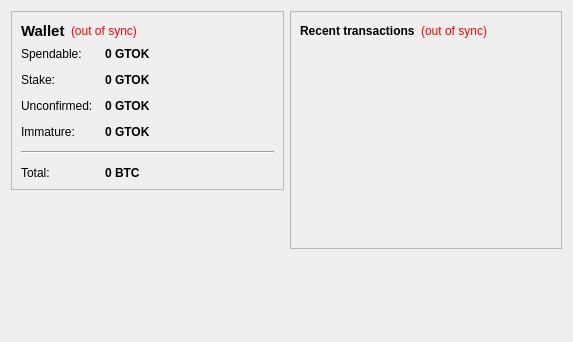
<?xml version="1.0" encoding="UTF-8"?>
<ui version="4.0">
 <class>OverviewPage</class>
 <widget class="QWidget" name="OverviewPage">
  <property name="geometry">
   <rect>
    <x>0</x>
    <y>0</y>
    <width>573</width>
    <height>342</height>
   </rect>
  </property>
  <property name="windowTitle">
   <string>Form</string>
  </property>
  <layout class="QHBoxLayout" name="horizontalLayout" stretch="1,1">
   <item>
    <layout class="QVBoxLayout" name="verticalLayout_2">
     <item>
      <widget class="QFrame" name="frame">
       <property name="frameShape">
        <enum>QFrame::StyledPanel</enum>
       </property>
       <property name="frameShadow">
        <enum>QFrame::Raised</enum>
       </property>
       <layout class="QVBoxLayout" name="verticalLayout_4">
        <item>
         <layout class="QHBoxLayout" name="horizontalLayout_4">
          <item>
           <widget class="QLabel" name="label_5">
            <property name="font">
             <font>
              <pointsize>11</pointsize>
              <weight>75</weight>
              <bold>true</bold>
             </font>
            </property>
            <property name="text">
             <string>Wallet</string>
            </property>
           </widget>
          </item>
          <item>
           <widget class="QLabel" name="labelWalletStatus">
            <property name="toolTip">
             <string>The displayed information may be out of date. Your wallet automatically synchronizes with the tokcoin network after a connection is established, but this process has not completed yet.</string>
            </property>
            <property name="styleSheet">
             <string notr="true">QLabel { color: red; }</string>
            </property>
            <property name="text">
             <string notr="true">(out of sync)</string>
            </property>
            <property name="alignment">
             <set>Qt::AlignLeading|Qt::AlignLeft|Qt::AlignVCenter</set>
            </property>
           </widget>
          </item>
          <item>
           <spacer name="horizontalSpacer_2">
            <property name="orientation">
             <enum>Qt::Horizontal</enum>
            </property>
            <property name="sizeHint" stdset="0">
             <size>
              <width>40</width>
              <height>20</height>
             </size>
            </property>
           </spacer>
          </item>
         </layout>
        </item>
        <item>
         <layout class="QFormLayout" name="formLayout_2">
          <property name="fieldGrowthPolicy">
           <enum>QFormLayout::AllNonFixedFieldsGrow</enum>
          </property>
          <property name="horizontalSpacing">
           <number>12</number>
          </property>
          <property name="verticalSpacing">
           <number>12</number>
          </property>
          <item row="0" column="0">
           <widget class="QLabel" name="label">
            <property name="text">
             <string>Spendable:</string>
            </property>
           </widget>
          </item>
          <item row="0" column="1">
           <widget class="QLabel" name="labelBalance">
            <property name="font">
             <font>
              <weight>75</weight>
              <bold>true</bold>
             </font>
            </property>
            <property name="cursor">
             <cursorShape>IBeamCursor</cursorShape>
            </property>
            <property name="toolTip">
             <string>Your current spendable balance</string>
            </property>
            <property name="text">
             <string notr="true">0 GTOK</string>
            </property>
            <property name="textInteractionFlags">
             <set>Qt::LinksAccessibleByMouse|Qt::TextSelectableByKeyboard|Qt::TextSelectableByMouse</set>
            </property>
           </widget>
          </item>
          <item row="1" column="0">
           <widget class="QLabel" name="label_6">
            <property name="text">
             <string>Stake:</string>
            </property>
           </widget>
          </item>
          <item row="1" column="1">
           <widget class="QLabel" name="labelStake">
            <property name="font">
             <font>
              <weight>75</weight>
              <bold>true</bold>
             </font>
            </property>
            <property name="cursor">
             <cursorShape>IBeamCursor</cursorShape>
            </property>
            <property name="toolTip">
             <string>Total of coins that was staked, and do not yet count toward the current balance</string>
            </property>
            <property name="text">
             <string notr="true">0 GTOK</string>
            </property>
            <property name="textInteractionFlags">
             <set>Qt::LinksAccessibleByMouse|Qt::TextSelectableByKeyboard|Qt::TextSelectableByMouse</set>
            </property>
           </widget>
          </item>
          <item row="2" column="0">
           <widget class="QLabel" name="label_3">
            <property name="text">
             <string>Unconfirmed:</string>
            </property>
           </widget>
          </item>
          <item row="2" column="1">
           <widget class="QLabel" name="labelUnconfirmed">
            <property name="font">
             <font>
              <weight>75</weight>
              <bold>true</bold>
             </font>
            </property>
            <property name="cursor">
             <cursorShape>IBeamCursor</cursorShape>
            </property>
            <property name="toolTip">
             <string>Total of transactions that have yet to be confirmed, and do not yet count toward the current balance</string>
            </property>
            <property name="text">
             <string notr="true">0 GTOK</string>
            </property>
            <property name="textInteractionFlags">
             <set>Qt::LinksAccessibleByMouse|Qt::TextSelectableByKeyboard|Qt::TextSelectableByMouse</set>
            </property>
           </widget>
          </item>
          <item row="3" column="0">
           <widget class="QLabel" name="labelImmatureText">
            <property name="text">
             <string>Immature:</string>
            </property>
           </widget>
          </item>
          <item row="3" column="1">
           <widget class="QLabel" name="labelImmature">
            <property name="font">
             <font>
              <weight>75</weight>
              <bold>true</bold>
             </font>
            </property>
            <property name="toolTip">
             <string>Mined balance that has not yet matured</string>
            </property>
            <property name="text">
             <string notr="true">0 GTOK</string>
            </property>
            <property name="textInteractionFlags">
             <set>Qt::LinksAccessibleByMouse|Qt::TextSelectableByKeyboard|Qt::TextSelectableByMouse</set>
            </property>
           </widget>
          </item>
          <item row="4" column="0" colspan="2">
           <widget class="Line" name="line">
            <property name="orientation">
             <enum>Qt::Horizontal</enum>
            </property>
           </widget>
          </item>
          <item row="5" column="0">
           <widget class="QLabel" name="labelTotalText">
            <property name="text">
             <string>Total:</string>
            </property>
           </widget>
          </item>
          <item row="5" column="1">
           <widget class="QLabel" name="labelTotal">
            <property name="font">
             <font>
              <weight>75</weight>
              <bold>true</bold>
             </font>
            </property>
            <property name="cursor">
             <cursorShape>IBeamCursor</cursorShape>
            </property>
            <property name="toolTip">
             <string>Your current total balance</string>
            </property>
            <property name="text">
             <string notr="true">0 BTC</string>
            </property>
            <property name="textInteractionFlags">
             <set>Qt::LinksAccessibleByMouse|Qt::TextSelectableByKeyboard|Qt::TextSelectableByMouse</set>
            </property>
           </widget>
          </item>
         </layout>
        </item>
       </layout>
      </widget>
     </item>
     <item>
      <spacer name="verticalSpacer">
       <property name="orientation">
        <enum>Qt::Vertical</enum>
       </property>
       <property name="sizeHint" stdset="0">
        <size>
         <width>20</width>
         <height>40</height>
        </size>
       </property>
      </spacer>
     </item>
    </layout>
   </item>
   <item>
    <layout class="QVBoxLayout" name="verticalLayout_3">
     <item>
      <widget class="QFrame" name="frame_2">
       <property name="frameShape">
        <enum>QFrame::StyledPanel</enum>
       </property>
       <property name="frameShadow">
        <enum>QFrame::Raised</enum>
       </property>
       <layout class="QVBoxLayout" name="verticalLayout">
        <item>
         <layout class="QHBoxLayout" name="horizontalLayout_2">
          <item>
           <widget class="QLabel" name="label_4">
            <property name="text">
             <string>&lt;b&gt;Recent transactions&lt;/b&gt;</string>
            </property>
           </widget>
          </item>
          <item>
           <widget class="QLabel" name="labelTransactionsStatus">
            <property name="toolTip">
             <string>The displayed information may be out of date. Your wallet automatically synchronizes with the tokcoin network after a connection is established, but this process has not completed yet.</string>
            </property>
            <property name="styleSheet">
             <string notr="true">QLabel { color: red; }</string>
            </property>
            <property name="text">
             <string notr="true">(out of sync)</string>
            </property>
            <property name="alignment">
             <set>Qt::AlignRight|Qt::AlignTrailing|Qt::AlignVCenter</set>
            </property>
           </widget>
          </item>
          <item>
           <spacer name="horizontalSpacer">
            <property name="orientation">
             <enum>Qt::Horizontal</enum>
            </property>
            <property name="sizeHint" stdset="0">
             <size>
              <width>40</width>
              <height>20</height>
             </size>
            </property>
           </spacer>
          </item>
         </layout>
        </item>
        <item>
         <widget class="QListView" name="listTransactions">
          <property name="styleSheet">
           <string notr="true">QListView { background: transparent; }</string>
          </property>
          <property name="frameShape">
           <enum>QFrame::NoFrame</enum>
          </property>
          <property name="verticalScrollBarPolicy">
           <enum>Qt::ScrollBarAlwaysOff</enum>
          </property>
          <property name="horizontalScrollBarPolicy">
           <enum>Qt::ScrollBarAlwaysOff</enum>
          </property>
          <property name="selectionMode">
           <enum>QAbstractItemView::NoSelection</enum>
          </property>
         </widget>
        </item>
       </layout>
      </widget>
     </item>
     <item>
      <spacer name="verticalSpacer_2">
       <property name="orientation">
        <enum>Qt::Vertical</enum>
       </property>
       <property name="sizeHint" stdset="0">
        <size>
         <width>20</width>
         <height>40</height>
        </size>
       </property>
      </spacer>
     </item>
    </layout>
   </item>
  </layout>
 </widget>
 <resources/>
 <connections/>
</ui>
